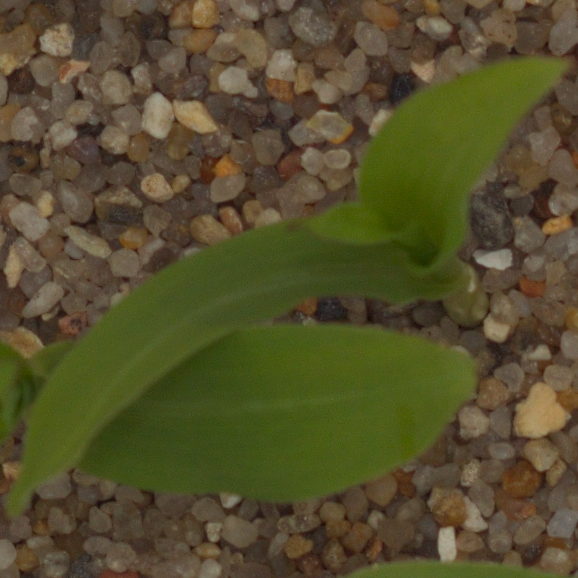
#> input picture 8) Project CNN & Transferred Learning - Learning Material (CV 1)/Predict (1).png, 578 x 578 px, given as the content of the folder /content/drive/MyDrive/AIML Program/Project/CV 1 - Project, which was not available; the run also reads 1 picture not shown here
$ jupyter execute --allow-errors CV_Project+%281%29.ipynb   (shell and % lines are left out)   (text cells are left out)
#> lines starting #> are read from the running program, lines starting #| are printed output that depends on the picture; after the words box and inside, x2 and y2 are one past the last pixel; in counts of white or black regions, pixels touching at a corner belong together; pictures that were not available may be replaced by others from this repository, and a replacement may not be noted
[cell 1]
from google.colab import drive
drive.mount('/content/drive',force_remount=True)

[cell 2]
import pandas as pd
import numpy as np
import matplotlib
import matplotlib.pyplot as plt
import seaborn as sns
import glob
#supervised learning model library

from sklearn import svm, metrics
from natsort import natsorted
from mpl_toolkits.axes_grid1 import ImageGrid
from sklearn.metrics import confusion_matrix
import itertools
from keras.callbacks import ReduceLROnPlateau
#Deep learning library

from sklearn.model_selection import StratifiedKFold
from sklearn.ensemble import RandomForestClassifier
from sklearn.cluster import KMeans
from sklearn.model_selection import learning_curve, GridSearchCV
from sklearn.preprocessing import LabelEncoder
from sklearn.model_selection import train_test_split
from sklearn.decomposition import PCA as RandomizedPCA
from sklearn.svm import SVC
import cv2
import os
import itertools
from sklearn.preprocessing import LabelBinarizer
from google.colab.patches import cv2_imshow
import tensorflow
from tensorflow.keras.layers import Dense, Dropout, InputLayer, BatchNormalization, Flatten,GlobalAveragePooling2D, Conv2D, MaxPool2D, GlobalMaxPool2D

from tensorflow.python.keras.models import Sequential
from tensorflow.python.keras.wrappers.scikit_learn import KerasRegressor
from sklearn.preprocessing import StandardScaler
from sklearn.metrics import mean_absolute_error,mean_squared_error

from sklearn.model_selection import StratifiedKFold
from keras.utils.np_utils import to_categorical
from keras.models import Sequential
from keras.layers import Dense, Dropout, Flatten, Conv2D, MaxPool2D, GlobalMaxPooling2D
from tensorflow.keras.optimizers import RMSprop
from keras.preprocessing.image import ImageDataGenerator
from tensorflow.keras.optimizers import Adam

[cell 3]
cd "/content/drive/MyDrive/AIML Program/Project/CV 1 - Project"

[cell 4]
directory = glob.glob("train/*")
x = [os.path.split(i)[-1] for i in directory]
x

[cell 5]
fig = plt.figure(1, (10,10))
grid = ImageGrid(fig, 111, nrows_ncols=(20, 15))
Image = []
random = 0
for i, label in enumerate(x):
    paths = glob.glob(os.path.join("train", label, "*.png"))
    Image.append([label, len(paths)])
    y = np.random.choice(len(paths), size=10)
    for z in y:
        axis = grid[random]
        image = cv2.imread(paths[z])
#> image is the input picture: shape (578, 578, 3); mean B, G, R 44.8, 78.5, 85.3
        image = cv2.resize(image, (100, 100))
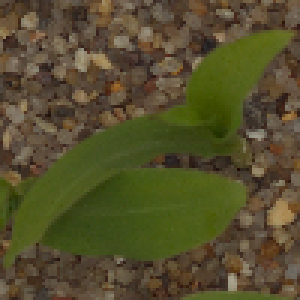
#> image: shape (100, 100, 3) (shown 3 times larger); mean B, G, R 44.7, 78.4, 85.1
        axis.imshow(cv2.cvtColor(image, cv2.COLOR_BGR2RGB))
        random =random+1
plt.show()
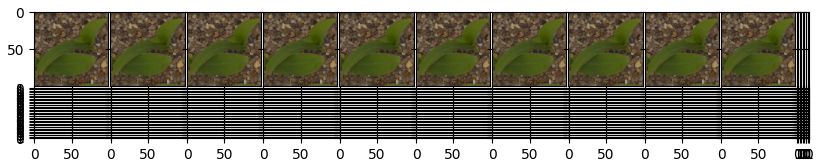
#> figure drawn by matplotlib, 10 panels

[cell 6]
from glob import glob
data = "train"

[cell 7]
images = []
classes=[]
z=0
for x in os.listdir(data):
    path = os.path.join(data, x)
    class_label = x
    for y in glob(os.path.join(path, "*.png")):
        b = cv2.imread(y, cv2.IMREAD_COLOR)
        if b is None:
          z =z+1
          continue
        images.append(b)
        classes.append(class_label)

[cell 8]
len(images)

[cell 9]
def resize_images(img):
  img = np.array(img).astype(np.uint8)
  a = cv2.resize(img,(256,256), interpolation = cv2.INTER_CUBIC)
  return a

[cell 10]
images = [resize_images(img) for img in images]

[cell 11]
images = np.array(images)
classes = np.array(classes)
images.shape
#> Out = (1, 256, 256, 3)

[cell 12]
classes.shape

[cell 13]
values =[]
labels=[]
for x in set(classes):
  values.append(len(images[classes == x]))
  labels.append(x)
x=np.arange(0,13,1)

[cell 14]
fig, ax = plt.subplots(figsize=(7,5))
ax.bar(labels, values)
plt.xticks(rotation=90)
plt.show()
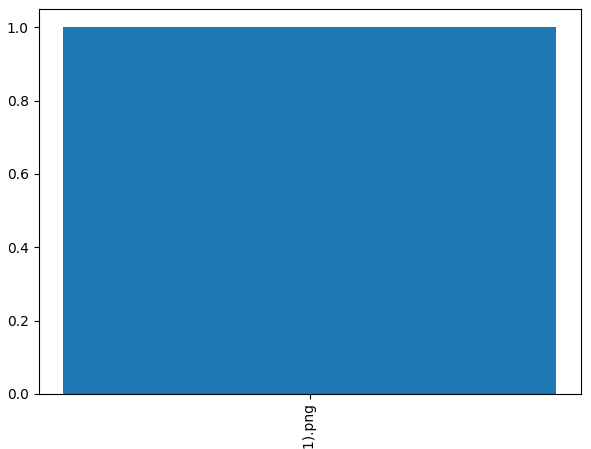
#> figure drawn by matplotlib, 1 panel

#> (a cell that did not finish here is left out)

#> (a cell that did not finish here is left out)

#> (a cell that did not finish here is left out)

[cell 18]
img = cv2.imread("train/Maize/00a18f05e.png")

[cell 19]
plt.imshow(img)

#> (a cell that did not finish here is left out)

#> (a cell that did not finish here is left out)

#> (a cell that did not finish here is left out)

#> (a cell that did not finish here is left out)

[cell 24]
def mask(image):
    h = cv2.cvtColor(image, cv2.COLOR_BGR2HSV)
    sensitivity = 35
    x = np.array([60 - sensitivity, 100, 50])
    y = np.array([60 + sensitivity, 255, 255])
    z = cv2.inRange(h, x, y)
    k = cv2.getStructuringElement(cv2.MORPH_ELLIPSE, (11,11))
    z = cv2.morphologyEx(z, cv2.MORPH_CLOSE, k)
    return z

[cell 25]
def plant(image):
    x = mask(image)
    output = cv2.bitwise_and(image, image, mask = x)
    return output

[cell 26]
def sharpen(image):
    b = cv2.GaussianBlur(image, (0, 0), 3)
    s = cv2.addWeighted(image, 1.5, b, -0.5, 0)
    return s

[cell 27]
def preprocess(img):
  image_segmented = plant(img)
  image_sharpen = sharpen(image_segmented)
  return image_sharpen
for a, image in enumerate(images):
  try:
    images[a] = preprocess(image)
  except:
    print(a)
    continue
#> this loop made 1 pass
#> pass 1, in mask, `z = cv2.inRange(h, x, y)`:
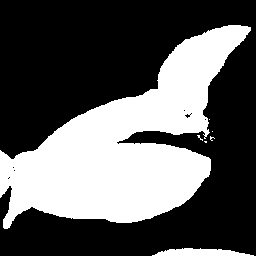
#> z: shape (256, 256); 36.1% white; 7 white regions (5 under 20 px), largest, box (x1, y1, x2, y2) and area: (0, 25, 251, 229) 23044, (152, 248, 254, 256) 566
#> pass 1, in mask, `z = cv2.morphologyEx(z, cv2.MORPH_CLOSE, k)`:
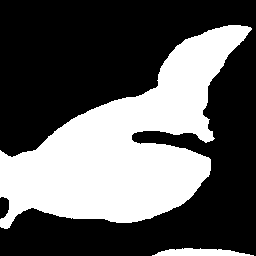
#> z: shape (256, 256); 36.6% white; 2 white regions, box (x1, y1, x2, y2) and area: (0, 25, 252, 229) 23423, (152, 248, 254, 256) 568
#> pass 1, in plant, `output = cv2.bitwise_and(image, image, mask = x)`:
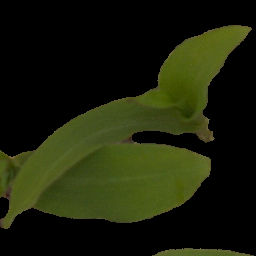
#> output: shape (256, 256, 3); mean of channels 0, 1, 2 9.7, 31.3, 26.9; drawn as B, G, R
